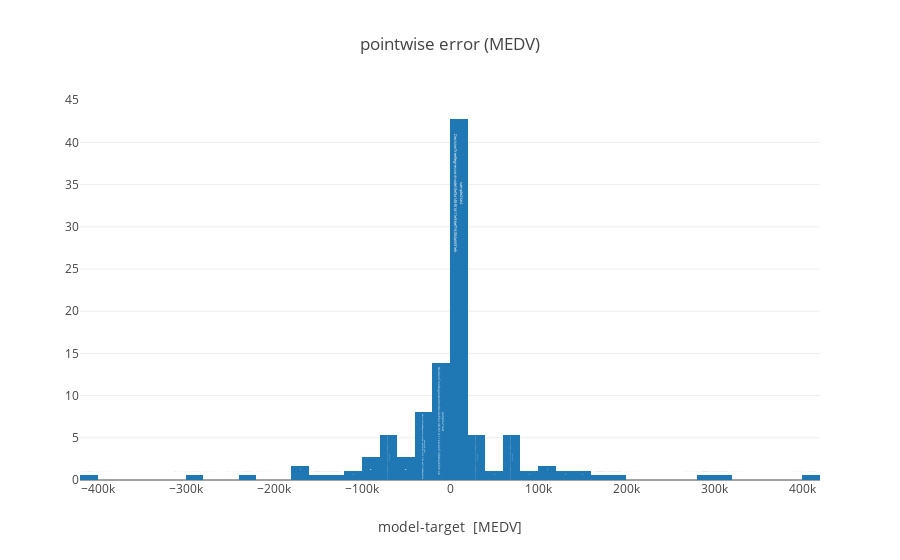

Notebook code cell kept with this figure:
### Markdown cell above
#### Plot histogram of model error

### Code cell
plot.histogram_model_error(ml_repo, ml_repo.tree.models.DecisionTreeRegressor.model(), ml_repo.tree.test_data.sample2())

### Figure 1 — Plotly figure (JSON) as saved in the notebook; plotly's stock layout.template omitted (floating-point values rounded to 4 significant figures; data arrays with more than 128 entries replaced by an {"elided": "..."} marker saying what was removed)
{"data": [{"histnorm": "percent", "name": "DecisionTreeRegressor/eval/sample2: 0ef7e41a-f61d-11e9-9f9d-fc084a6691eb", "opacity": 1, "text": "sample2:last<br>DecisionTreeRegressor/model:0ef3a148-f61d-11e9-bef7-fc084a6691eb<br>", "type": "histogram", "uid": "9b7ae657-5b99-4c51-a685-43522a1e1f1c", "x": {"elided": "187 float values"}}], "layout": {"barmode": "overlay", "title": {"text": "pointwise error (MEDV)"}, "xaxis": {"title": {"text": "model-target  [MEDV]"}}}}
